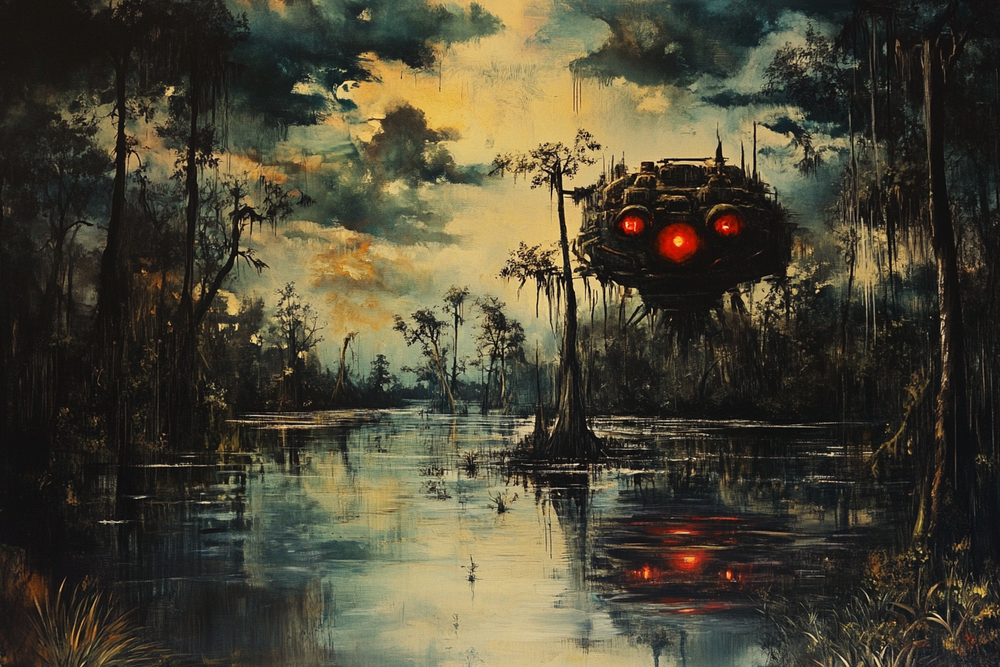
#> input picture znoise/image.png, 1000 x 667 px, shrunk from 1344 x 896 before the run, found by its file name
$ python noise.py
#> lines starting #> are read from the running program, lines starting #| are printed output that depends on the picture
import skimage

path='C:/Users/pedro/Documents/Projects/teia/znoise/'
img = skimage.io.imread(path + 'image.png')/255.0

j=1
for i in range(0,100):
    img = skimage.util.random_noise(img, mode="gaussian")
    if i%99==0:
        skimage.io.imsave(path+"noise"+str(j)+".png",skimage.util.img_as_ubyte(img))
        j+=1
#> this loop made 100 passes
#> pass 2, `img = skimage.util.random_noise(img, mode="gaussian")`:
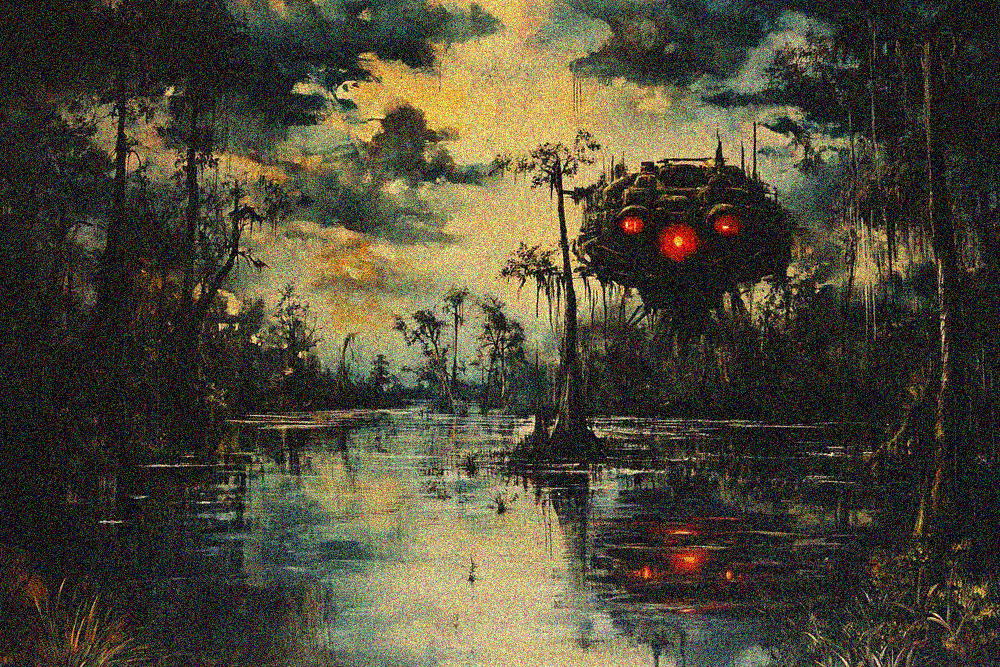
#> img: shape (667, 1000, 3) float64; mean R, G, B 0.307, 0.29, 0.224
#> after the loop:
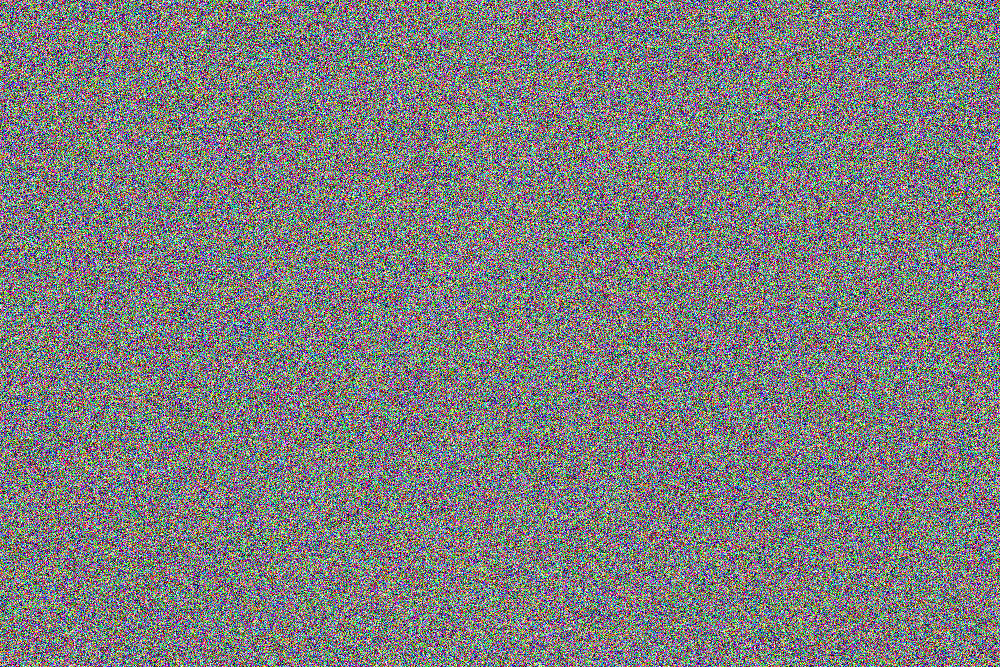
#> img: shape (667, 1000, 3) float64; mean R, G, B 0.496, 0.496, 0.494
#> after the loop, j = 3
